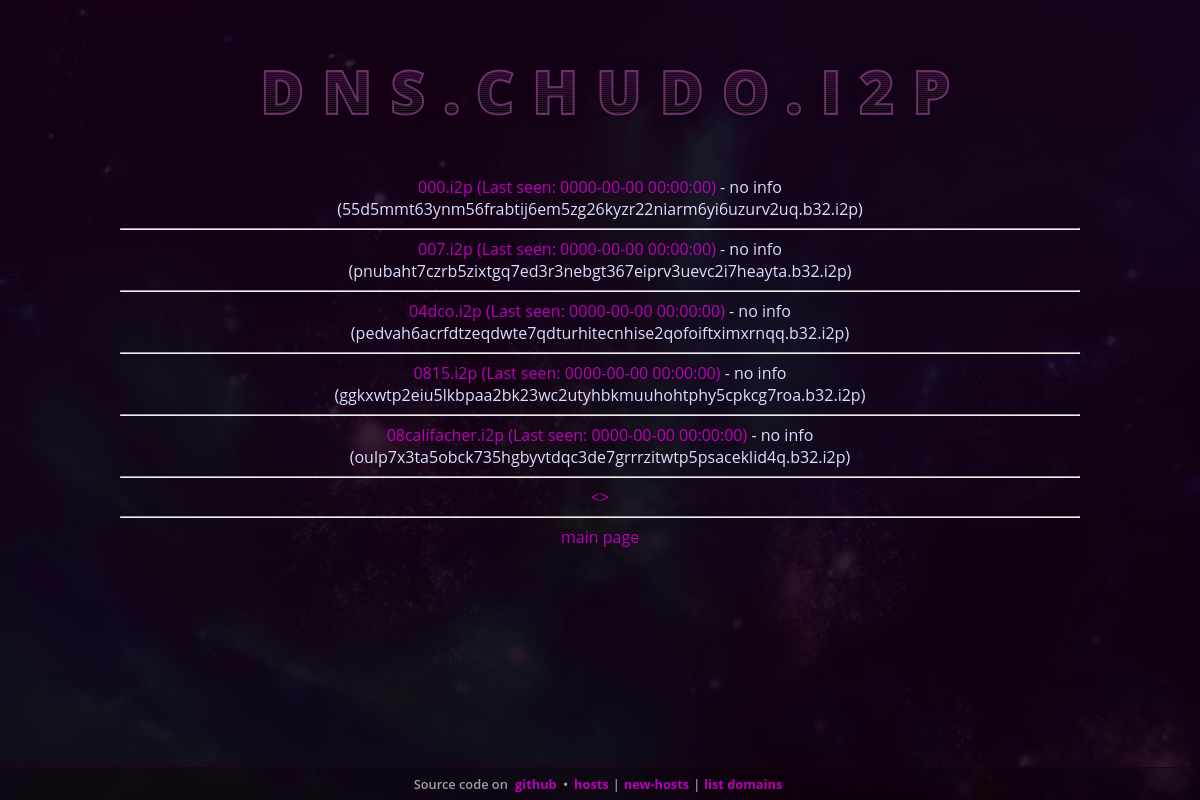
/list_domains.php?o=5, run on the app's committed database.
### tables this page shows
CREATE TABLE `domains` (
  `host` varchar(255) DEFAULT NULL,
  `description` text DEFAULT NULL,
  `b64` text DEFAULT NULL
);

CREATE TABLE `cache_online` (
  `domain` varchar(255) DEFAULT NULL,
  `status` tinyint(1) DEFAULT NULL,
  `last_request` timestamp NOT NULL DEFAULT current_timestamp(),
  `last_online` timestamp NOT NULL DEFAULT '0000-00-00 00:00:00'
);

### classes/addressbook_class_mysql.php (called while the page is built, shortened)
<?php
	require_once("base64_class.php");
	class addressbook_service{
		protected function escapeString($t,$is_sqlite=false){
			return $this->db->real_escape_string($t);
		}
		public function __construct(){
			$this->db = new mysqli(DB_HOST, DB_USER, DB_PASS, DB_DB);
		}
		protected function createTablesIfNotExists(){
			$this->db->query('CREATE TABLE IF NOT EXISTS domains (host varchar(255), description TEXT, b64 TEXT);');
			$this->db->query('CREATE TABLE IF NOT EXISTS tmp_files (host varchar(255), namefile varchar(255));');
		}
		public function getDomains($a=0,$b=15){
			$a = intval($a);
			$b = intval($b);
			$results = $this->db->query("SELECT * FROM domains LIMIT $a,$b");
			$ret=array();
			while ($row = $results->fetch_array()) {
			    $ret[] = $row;
			}
			return $ret;
		}
		public function existOnlineStatus($domain){
			$domain = $this->escapeString($domain);
			$res=$this->db->query("SELECT * FROM cache_online WHERE domain='$domain'");
			$row = $res->fetch_array();
			if ($row)
				return $row;
			return false;
		}
	};
?>

### classes/base64_class.php (called while the page is built, shortened)
<?php
class b32_b64 {
  private $b64Trans = array("-" => "+", "~" => "/");
  private $b32alphabet = 'abcdefghijklmnopqrstuvwxyz234567';
  private function b32encode(string $data): string
  {
    $data = str_split($data);
    $binary = implode("", array_map(function ($character) {
      return sprintf("%08b", ord($character));
    }, $data));
    $binary = str_split($binary, 5);
    $last = array_pop($binary);
    if (null !== $last) {
      $binary[] = str_pad($last, 5, "0", STR_PAD_RIGHT);
    }
    $encoded = implode("", array_map(function ($fivebits) {
      $index = bindec($fivebits);
      return $this->b32alphabet[$index];
    }, $binary));
    return $encoded;
  }
  public function b32from64(string $data): string
  {
    $bytes = base64_decode(strtr($data, $this->b64Trans));
    return $this->b32encode(hash('sha256', $bytes, true));
  }
}

### list_domains.php (the view, shortened to what this page needs)
<?php include('templates/header.php');?>
<?php
function request(){
		require_once("classes/base64_class.php");
		require_once('classes/addressbook_class_mysql.php');
		$addressbook = new addressbook_service();
		$offset=0;
		if( isset($_GET['o']) ){
			$offset = intval($_GET['o']);
		}
		$domains=$addressbook->getDomains($offset, 5);
		echo "<div id='domains'>";
		foreach( $domains as $value){
		 $host=$value['host'];
		 $b64=$value['b64'];
		 $desc=$value['description'];
		 $cache_online=$addressbook->existOnlineStatus($host);
		 $last_online=$cache_online['last_online'];
		 $b32 = (new b32_b64())->b32from64($b64) . ".b32.i2p";
		 if( !strlen($desc) ) $desc = "no info";
		 echo "<a href='http://$host/?i2paddresshelper=$b64'>$host (Last seen: $last_online)</a> - $desc  <br/>($b32)<hr/>";
		}
		$np=$offset+5;
		$bp=$offset-5;
		if($offset) print( "<a href='?o=$bp'>&lt;</a>" );
		echo "<a href='?o=$np'>&gt;</a><hr/><a href=index.php>main page</a>";
		echo "</div>";
		return true;
	}
request();
?>
<?php include('templates/footer.php');?>

### css/css.css (style rules this page uses)
html, body { min-height: 100%; }
html { color: #ddf; background: linear-gradient(to bottom, rgba(24,0,24,.85), rgba(16,0,16,.9)), url(chudo.webp) center center no-repeat; background-size: 100% 100%, cover; }
body { margin: 5% 10% 48px; font-size: 12pt; font-family: Open Sans, Ubuntu Sans, Segoe UI, sans-serif; }
a:link, a:visited { color:#b0b; text-decoration: none; }
#domains { text-align:center; }

### data on the page
domains: host "000.i2p", cache_online.last_online "0000-00-00 00:00:00", description "no info", b64 "55d5mmt63ynm56frabtij6em5zg26kyzr22niarm6yi6uzurv2uq.b32.i2p"
domains: host "007.i2p", cache_online.last_online "0000-00-00 00:00:00", description "no info", b64 "pnubaht7czrb5zixtgq7ed3r3nebgt367eiprv3uevc2i7heayta.b32.i2p"
domains: host "04dco.i2p", cache_online.last_online "0000-00-00 00:00:00", description "no info", b64 "pedvah6acrfdtzeqdwte7qdturhitecnhise2qofoiftximxrnqq.b32.i2p"
domains: host "0815.i2p", cache_online.last_online "0000-00-00 00:00:00", description "no info", b64 "ggkxwtp2eiu5lkbpaa2bk23wc2utyhbkmuuhohtphy5cpkcg7roa.b32.i2p"
domains: host "08califacher.i2p", cache_online.last_online "0000-00-00 00:00:00", description "no info", b64 "oulp7x3ta5obck735hgbyvtdqc3de7grrrzitwtp5psaceklid4q.b32.i2p"

### other printed values
BRANDNAME "DNS.CHUDO.I2P"
